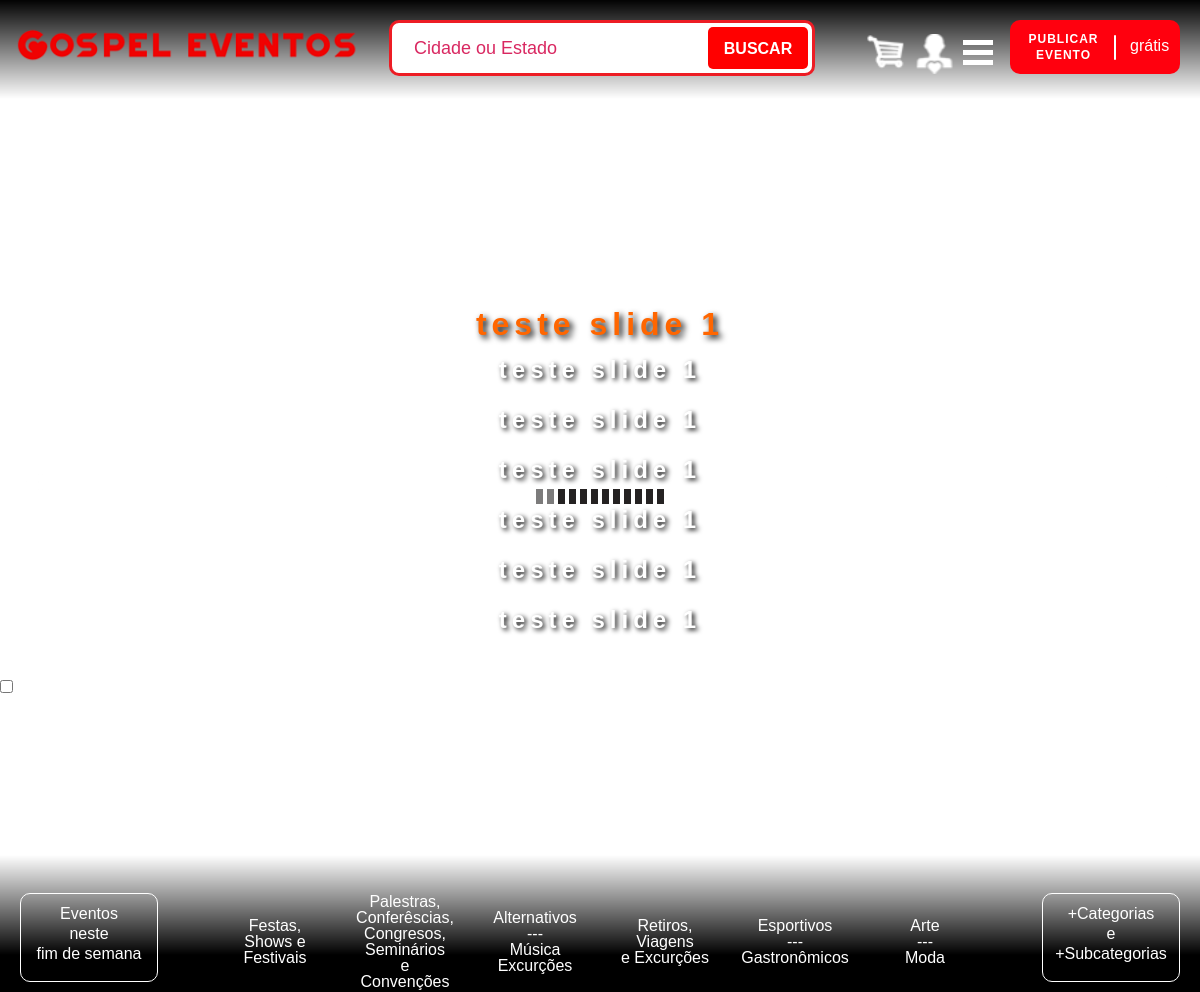
The page / on the database its author committed.
### tables this page shows
CREATE TABLE `slaid_1` (
  `id` int(11) NOT NULL,
  `img` text NOT NULL,
  `titulo` text,
  `linha_1` text,
  `linha_2` text,
  `linha_3` text,
  `linha_4` text,
  `linha_5` text,
  `linha_6` text,
  `linha_7` text,
  `data_hora` timestamp NOT NULL DEFAULT CURRENT_TIMESTAMP
);

### index.PHP (the view, shortened to what this page needs)
<?php require_once('Connections/conexao.php'); ?>
<?php
$query_Recordset1 = "SELECT * FROM slaid_1 ORDER BY id DESC";
$Recordset1 = mysql_query($query_Recordset1, $conexao) or die(mysql_error());
$row_Recordset1 = mysql_fetch_assoc($Recordset1);
?>
<!DOCTYPE html>
<html class="nojs html css_verticalspacer" lang="pt-BR">
 <head>
<link rel="stylesheet" type="text/css" href="css/site_global.css?crc=444006867"/>
<link rel="stylesheet" type="text/css" href="css/index.css" id="pagesheet"/>
</head>
 <body>
  <div class="breakpoint active" id="bp_infinity" data-min-width="1151">
   <div class="clearfix borderbox" id="page">
    <div class="clearfix grpelem" id="pslideshowu94">
     <div class="SlideShowWidget clearfix HeroFillFrame grpelem" id="slideshowu94" data-visibility="changed" style="visibility:hidden">
      <div class="popup_anchor allow_click_through" data-col-pos="0" id="u110popup">
       <div class="SlideShowContentPanel clearfix fullscreen" data-col-pos="0" id="u110">
        <div class="SSSlide clip_frame fullscreen" data-col-pos="0" id="u115">
         <div class="clearfix grpelem hero" id="u3199-16">
           <h1><strong><font size="+6"><b><?php echo $row_Recordset1['titulo']; ?></b></font></strong></h1>
           <h3><?php echo $row_Recordset1['linha_1']; ?></h3>
           <h3><?php echo $row_Recordset1['linha_2']; ?></h3>
           <h3><?php echo $row_Recordset1['linha_3']; ?></h3>
           <h3><?php echo $row_Recordset1['linha_4']; ?><br><?php echo $row_Recordset1['linha_5']; ?></h3>
           <h3><?php echo $row_Recordset1['linha_6']; ?></h3>
         </div>
        </div>
	</div>
      </div>
      <div class="popup_anchor allow_click_through" data-col-pos="4" id="u108-4popup">
       <img class="SSPreviousButton temp_no_img_src" data-col-pos="4" id="u108-4" alt="" width="70" height="72" data-orig-src="images/u108-4.png?crc=4157794724" src="images/blank.gif?crc=4208392903"/>
      </div>
      <div class="popup_anchor allow_click_through" data-col-pos="1" id="u101popup">
       <div class="SSSlideLinks clearfix" data-col-pos="1" id="u101">
        <div class="SSSlideLink rounded-corners transition grpelem" data-col-pos="0" id="u102" data-sizePolicy="fixed" data-pintopage="page_fluidx"></div>
        <div class="SSSlideLink rounded-corners transition grpelem" data-col-pos="1" id="u249" data-sizePolicy="fixed" data-pintopage="page_fluidx"></div>
        <div class="SSSlideLink rounded-corners transition grpelem" data-col-pos="2" id="u269" data-sizePolicy="fixed" data-pintopage="page_fluidx"></div>
        <div class="SSSlideLink rounded-corners transition grpelem" data-col-pos="3" id="u289" data-sizePolicy="fixed" data-pintopage="page_fluidx"></div>
        <div class="SSSlideLink rounded-corners transition grpelem" data-col-pos="4" id="u309" data-sizePolicy="fixed" data-pintopage="page_fluidx"></div>
        <div class="SSSlideLink rounded-corners transition grpelem" data-col-pos="5" id="u329" data-sizePolicy="fixed" data-pintopage="page_fluidx"></div>
        <div class="SSSlideLink rounded-corners transition grpelem" data-col-pos="6" id="u349" data-sizePolicy="fixed" data-pintopage="page_fluidx"></div>
       </div>
      </div>
      <div class="popup_anchor allow_click_through" data-col-pos="5" id="u99-4popup">
       <img class="SSNextButton temp_no_img_src" data-col-pos="5" id="u99-4" alt="" width="70" height="72" data-orig-src="images/u99-4.png?crc=306563860" src="images/blank.gif?crc=4208392903"/>
      </div>
     </div>
    </div>
    <div class="gradient shared_content" id="u3361" data-content-guid="u3361_content"></div>
    <div class="museBGSize shared_content" id="u464" data-content-guid="u464_content"></div>
    <div class="rounded-corners clearfix shared_content" id="u3397-8" data-content-guid="u3397-8_content">
     <p id="u3397-2">Eventos</p>
     <p id="u3397-4">neste</p>
     <p id="u3397-6">fim de semana</p>
    </div>
    <div class="rounded-corners shared_content" id="u443" data-content-guid="u443_content"></div>
    <form onsubmit="window.location.href='buscas.html';" class="form-grp clearfix" id="widgetu451" method="post" enctype="multipart/form-data" action="scripts/form-u451.php" data-sizePolicy="fixed" data-pintopage="topcenter">
     <button class="submit-btn NoWrap rounded-corners clearfix" id="u452-4" type="submit" value="BUSCAR" tabindex="2">
      <div style="margin-top:0px;height:20px;" class="shared_content" data-content-guid="u452-4_0_content">
       <p>BUSCAR</p>
      </div>
     </button>
     <div class="fld-grp clearfix grpelem" id="widgetu453" data-required="true" data-sizePolicy="fixed" data-pintopage="page_fixedLeft">
      <span class="fld-input NoWrap actAsDiv clearfix grpelem" id="u455-4" data-sizePolicy="fixed" data-pintopage="page_fixedLeft">
      <div id="u455-3">
      <input class="wrapped-input shared_content" type="text" spellcheck="false" id="widgetu453_input" name="custom_U453" tabindex="1" data-sizePolicy="fixed" data-pintopage="page_fixedLeft" data-content-guid="widgetu453_input_content"/>
      <label class="wrapped-input fld-prompt" id="widgetu453_prompt" for="widgetu453_input">
      <span class="actAsPara shared_content" data-content-guid="widgetu453_prompt_0_content">Cidade ou Estado</span>
      </label>
      </div></span>
     </div>
    </form>
    <a class="nonblock nontext museBGSize shared_content" id="u448" href="assets/index.php" target="_blank" data-content-guid="u448_content"></a>
    <a class="nonblock nontext museBGSize shared_content" id="u449" href="assets/index.php" target="_blank" data-content-guid="u449_content"></a>
    <a class="nonblock nontext Button rounded-corners clearfix shared_content" id="buttonu444" href="assets/index.php" data-content-guid="buttonu444_content">
    <div class="clearfix grpelem" id="u447-7" data-sizePolicy="fixed" data-pintopage="page_fixedLeft">
    <p id="u447-2">PUBLICAR</p>
    <p id="u447-5"><span id="u447-3">EVENTO</span><span id="u447-4"></span></p>
    </div>
    <div class="rounded-corners grpelem" id="u445" data-sizePolicy="fixed" data-pintopage="page_fluidx"></div>
    <div class="clearfix grpelem" id="u446-4" data-sizePolicy="fixed" data-pintopage="page_fixedLeft">
    <p>grátis</p>
    </div>
    </a>
    <div class="rounded-corners clearfix shared_content" id="u3396-8" data-content-guid="u3396-8_content">
     <p id="u3396-2">+Categorias</p>
     <p id="u3396-4">e</p>
     <p id="u3396-6">+Subcategorias</p>
    </div>
   </div>
  </div>
  <div id="menuinferior"  align="center">
<div id="1" class="box" style="display:flex;justify-content:center;align-items:center;">
Festas, <br>
Shows e <br>
Festivais
</div>
<div id="1" class="box" style="display:flex;justify-content:center;align-items:center;">
Palestras, <br>
Conferêscias, <br>
Congresos, <br>
Seminários <br>
e Convenções
</div>
<div id="1" class="box" style="display:flex;justify-content:center;align-items:center;">Alternativos <br>
--- <br>
Música Excurções</div>
<div id="1" class="box" style="display:flex;justify-content:center;align-items:center;">Retiros, <br>Viagens <br>e Excurções</div>
<div id="1" class="box" style="display:flex;justify-content:center;align-items:center;">Esportivos <br>---<br> Gastronômicos</div>
<div id="1" class="box" style="display:flex;justify-content:center;align-items:center;">Arte <br>---<br> Moda</div>
</div>
<label for="menu-ham">
<div id="menuhanburger" class="menu">
<span class="ham"> </span>
</div>
</label>
   </body>
</html>

### css/site_global.css (style rules this page uses)
html { min-height:100%; min-width:100%; -ms-text-size-adjust:none; }
body,div,dl,dt,dd,ul,ol,li,nav,h1,h2,h3,h4,h5,h6,pre,code,form,fieldset,legend,input,button,textarea,p,blockquote,th,td,a { margin:0px; padding:0px; border-width:0px; border-style:solid; border-color:transparent; -webkit-transform-origin:left top; -ms-transform-origin:left top; -o-transform-origin:left top; transform-origin:left top; background-repeat:no-repeat; }
button.submit-btn { -moz-box-sizing:content-box; -webkit-box-sizing:content-box; box-sizing:content-box; }
.transition { -webkit-transition-property:background-image,background-position,background-color,border-color,border-radius,color,font-size,font-style,font-weight,letter-spacing,line-height,text-align,box-shadow,text-shadow,opacity; transition-property:background-image,background-position,background-color,border-color,border-radius,color,font-size,font-style,font-weight,letter-spacing,line-height,text-align,box-shadow,text-shadow,opacity; }
fieldset,img { border:0px; border-style:solid; -webkit-transform-origin:left top; -ms-transform-origin:left top; -o-transform-origin:left top; transform-origin:left top; }
address,caption,cite,code,dfn,em,strong,th,var,optgroup { font-style:inherit; font-weight:inherit; }
h1,h2,h3,h4,h5,h6 { font-size:100%; font-weight:inherit; }
input,button,textarea,select,optgroup,option { font-family:inherit; font-size:inherit; font-style:inherit; font-weight:inherit; }
.form-grp input,.form-grp textarea { -webkit-appearance:none; -webkit-border-radius:0; }
body { font-family:Arial, Helvetica Neue, Helvetica, sans-serif; text-align:left; font-size:14px; line-height:17px; word-wrap:break-word; text-rendering:optimizeLegibility; -moz-font-feature-settings:'liga'; -ms-font-feature-settings:'liga'; -webkit-font-feature-settings:'liga'; font-feature-settings:'liga'; }
a:link { color:#0000FF; text-decoration:underline; }
a.nontext { color:black; text-decoration:none; font-style:normal; font-weight:normal; }
.NoWrap { white-space:nowrap; word-wrap:normal; }
.clearfix:after { content:"\0020"; visibility:hidden; display:block; height:0px; clear:both; }
.clip_frame { overflow:hidden; }
.popup_anchor { position:relative; width:0px; height:0px; }
.allow_click_through * { pointer-events:auto; }
.allow_click_through,.fld-prompt { pointer-events:none; }
.wrapped-input { position:absolute; top:0px;left:0px; background:transparent; border:none; }
.submit-btn { z-index:50000; cursor:pointer; }
.MenuBar .SubMenuVisible,.MenuBarVertical .SubMenuVisible,.MenuBar .SubMenu .SubMenuVisible,.popup_element.Active,span.actAsPara,.actAsDiv,a.nonblock.nontext,img.block { display:block; }
.fullscreen { overflow:hidden; left:0px; top:0px; position:fixed; height:100%; width:100%; -moz-box-sizing:border-box; -webkit-box-sizing:border-box; -ms-box-sizing:border-box; box-sizing:border-box; }
.borderbox { -moz-box-sizing:border-box; -webkit-box-sizing:border-box; -ms-box-sizing:border-box; box-sizing:border-box; }
.grpelem,.accordion_wrapper { display:inline; float:left; }
p,h1,h2,h3,h4,h5,h6,ol,ul,span.actAsPara { max-height:1000000px; }
.popup_element.Inactive,.js .disn,.js .an_invi,.hidden,.breakpoint { display:none; }
@media screen and (-webkit-min-device-pixel-ratio:0) { body { text-rendering:auto; } }

### rows shown on the page
slaid_1: titulo "teste slide 1", linha_1 "teste slide 1", linha_2 "teste slide 1", linha_3 "teste slide 1", linha_4 "teste slide 1", linha_5 "teste slide 1", linha_6 "teste slide 1"
